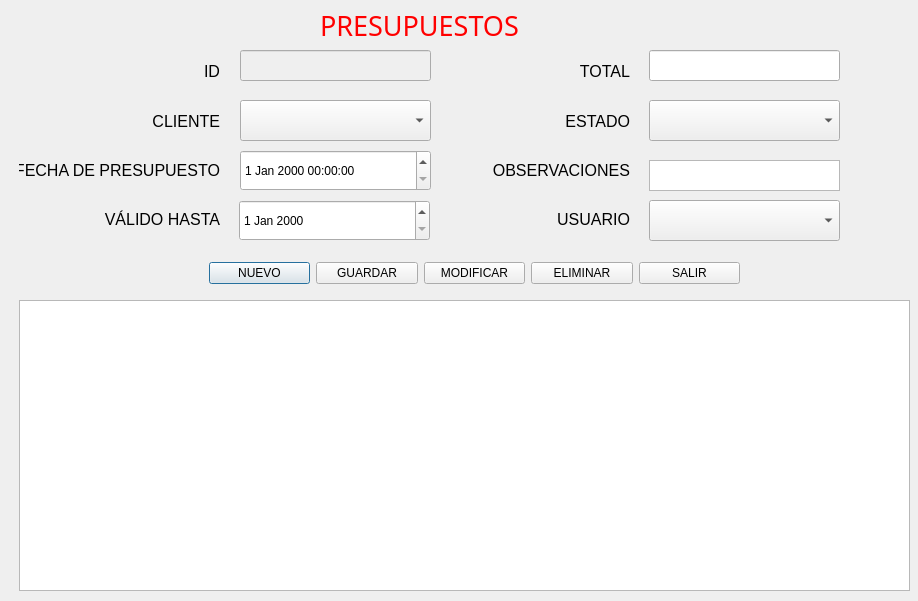
<?xml version="1.0" encoding="UTF-8"?>
<ui version="4.0">
 <class>Presupuestos</class>
 <widget class="QDialog" name="Presupuestos">
  <property name="geometry">
   <rect>
    <x>0</x>
    <y>0</y>
    <width>918</width>
    <height>601</height>
   </rect>
  </property>
  <property name="windowTitle">
   <string>Presupuestos</string>
  </property>
  <widget class="QLabel" name="label">
   <property name="geometry">
    <rect>
     <x>320</x>
     <y>10</y>
     <width>221</width>
     <height>31</height>
    </rect>
   </property>
   <property name="font">
    <font>
     <family>MV Boli</family>
     <pointsize>20</pointsize>
     <underline>false</underline>
    </font>
   </property>
   <property name="styleSheet">
    <string notr="true">color: rgb(255, 0, 0);</string>
   </property>
   <property name="text">
    <string>PRESUPUESTOS</string>
   </property>
   <property name="textFormat">
    <enum>Qt::TextFormat::AutoText</enum>
   </property>
  </widget>
  <widget class="QComboBox" name="cbEstado">
   <property name="geometry">
    <rect>
     <x>649</x>
     <y>100</y>
     <width>191</width>
     <height>41</height>
    </rect>
   </property>
  </widget>
  <widget class="QLineEdit" name="txtID">
   <property name="enabled">
    <bool>false</bool>
   </property>
   <property name="geometry">
    <rect>
     <x>240</x>
     <y>50</y>
     <width>191</width>
     <height>31</height>
    </rect>
   </property>
  </widget>
  <widget class="QComboBox" name="cbUsuario">
   <property name="geometry">
    <rect>
     <x>649</x>
     <y>200</y>
     <width>191</width>
     <height>41</height>
    </rect>
   </property>
  </widget>
  <widget class="QPlainTextEdit" name="txtObservaciones">
   <property name="geometry">
    <rect>
     <x>649</x>
     <y>160</y>
     <width>191</width>
     <height>31</height>
    </rect>
   </property>
  </widget>
  <widget class="QComboBox" name="cbCliente">
   <property name="geometry">
    <rect>
     <x>240</x>
     <y>100</y>
     <width>191</width>
     <height>41</height>
    </rect>
   </property>
  </widget>
  <widget class="QDateEdit" name="deValidoHasta">
   <property name="geometry">
    <rect>
     <x>239</x>
     <y>200</y>
     <width>191</width>
     <height>41</height>
    </rect>
   </property>
  </widget>
  <widget class="QWidget" name="layoutWidget_3">
   <property name="geometry">
    <rect>
     <x>449</x>
     <y>50</y>
     <width>181</width>
     <height>191</height>
    </rect>
   </property>
   <layout class="QVBoxLayout" name="_3">
    <item>
     <widget class="QLabel" name="labelTotal">
      <property name="font">
       <font>
        <pointsize>12</pointsize>
       </font>
      </property>
      <property name="text">
       <string>TOTAL</string>
      </property>
      <property name="alignment">
       <set>Qt::AlignmentFlag::AlignRight|Qt::AlignmentFlag::AlignTrailing|Qt::AlignmentFlag::AlignVCenter</set>
      </property>
     </widget>
    </item>
    <item>
     <widget class="QLabel" name="labelEstado">
      <property name="font">
       <font>
        <family>Segoe UI</family>
        <pointsize>12</pointsize>
       </font>
      </property>
      <property name="text">
       <string>ESTADO</string>
      </property>
      <property name="alignment">
       <set>Qt::AlignmentFlag::AlignRight|Qt::AlignmentFlag::AlignTrailing|Qt::AlignmentFlag::AlignVCenter</set>
      </property>
     </widget>
    </item>
    <item>
     <widget class="QLabel" name="labelObservaciones">
      <property name="font">
       <font>
        <family>Segoe UI</family>
        <pointsize>12</pointsize>
       </font>
      </property>
      <property name="text">
       <string>OBSERVACIONES</string>
      </property>
      <property name="alignment">
       <set>Qt::AlignmentFlag::AlignRight|Qt::AlignmentFlag::AlignTrailing|Qt::AlignmentFlag::AlignVCenter</set>
      </property>
     </widget>
    </item>
    <item>
     <widget class="QLabel" name="labelUsuario">
      <property name="font">
       <font>
        <family>Segoe UI</family>
        <pointsize>12</pointsize>
       </font>
      </property>
      <property name="text">
       <string>USUARIO</string>
      </property>
      <property name="alignment">
       <set>Qt::AlignmentFlag::AlignRight|Qt::AlignmentFlag::AlignTrailing|Qt::AlignmentFlag::AlignVCenter</set>
      </property>
     </widget>
    </item>
   </layout>
  </widget>
  <widget class="QWidget" name="layoutWidget_2">
   <property name="geometry">
    <rect>
     <x>209</x>
     <y>260</y>
     <width>531</width>
     <height>26</height>
    </rect>
   </property>
   <layout class="QHBoxLayout" name="horizontalLayout">
    <item>
     <widget class="QPushButton" name="btnNuevo">
      <property name="text">
       <string>NUEVO</string>
      </property>
      <property name="icon">
       <iconset theme="QIcon::ThemeIcon::FolderNew"/>
      </property>
     </widget>
    </item>
    <item>
     <widget class="QPushButton" name="btnGuardar">
      <property name="text">
       <string>GUARDAR</string>
      </property>
      <property name="icon">
       <iconset theme="QIcon::ThemeIcon::DocumentSave"/>
      </property>
     </widget>
    </item>
    <item>
     <widget class="QPushButton" name="btnModificar">
      <property name="text">
       <string>MODIFICAR</string>
      </property>
      <property name="icon">
       <iconset theme="QIcon::ThemeIcon::MailMessageNew"/>
      </property>
     </widget>
    </item>
    <item>
     <widget class="QPushButton" name="btnEliminar">
      <property name="text">
       <string>ELIMINAR</string>
      </property>
      <property name="icon">
       <iconset theme="QIcon::ThemeIcon::ApplicationExit"/>
      </property>
     </widget>
    </item>
    <item>
     <widget class="QPushButton" name="btnSalir">
      <property name="text">
       <string>SALIR</string>
      </property>
      <property name="icon">
       <iconset theme="QIcon::ThemeIcon::SystemLogOut"/>
      </property>
     </widget>
    </item>
   </layout>
  </widget>
  <widget class="QDateTimeEdit" name="dtFechaPresupuesto">
   <property name="geometry">
    <rect>
     <x>240</x>
     <y>150</y>
     <width>191</width>
     <height>41</height>
    </rect>
   </property>
  </widget>
  <widget class="QLineEdit" name="txtTotal">
   <property name="geometry">
    <rect>
     <x>649</x>
     <y>50</y>
     <width>191</width>
     <height>31</height>
    </rect>
   </property>
  </widget>
  <widget class="QTableView" name="tablaPresupuestos">
   <property name="geometry">
    <rect>
     <x>19</x>
     <y>300</y>
     <width>891</width>
     <height>291</height>
    </rect>
   </property>
  </widget>
  <widget class="QWidget" name="layoutWidget">
   <property name="geometry">
    <rect>
     <x>19</x>
     <y>50</y>
     <width>201</width>
     <height>191</height>
    </rect>
   </property>
   <layout class="QVBoxLayout" name="_2">
    <item>
     <widget class="QLabel" name="labelID">
      <property name="font">
       <font>
        <family>Segoe UI</family>
        <pointsize>12</pointsize>
       </font>
      </property>
      <property name="text">
       <string>ID</string>
      </property>
      <property name="alignment">
       <set>Qt::AlignmentFlag::AlignRight|Qt::AlignmentFlag::AlignTrailing|Qt::AlignmentFlag::AlignVCenter</set>
      </property>
     </widget>
    </item>
    <item>
     <widget class="QLabel" name="labelCliente">
      <property name="font">
       <font>
        <family>Segoe UI</family>
        <pointsize>12</pointsize>
       </font>
      </property>
      <property name="text">
       <string>CLIENTE</string>
      </property>
      <property name="alignment">
       <set>Qt::AlignmentFlag::AlignRight|Qt::AlignmentFlag::AlignTrailing|Qt::AlignmentFlag::AlignVCenter</set>
      </property>
     </widget>
    </item>
    <item>
     <widget class="QLabel" name="labelFechaPresupuesto">
      <property name="font">
       <font>
        <pointsize>12</pointsize>
       </font>
      </property>
      <property name="text">
       <string>FECHA DE PRESUPUESTO</string>
      </property>
      <property name="alignment">
       <set>Qt::AlignmentFlag::AlignRight|Qt::AlignmentFlag::AlignTrailing|Qt::AlignmentFlag::AlignVCenter</set>
      </property>
     </widget>
    </item>
    <item>
     <widget class="QLabel" name="labelValidoHasta">
      <property name="font">
       <font>
        <pointsize>12</pointsize>
       </font>
      </property>
      <property name="text">
       <string>VÁLIDO HASTA</string>
      </property>
      <property name="alignment">
       <set>Qt::AlignmentFlag::AlignRight|Qt::AlignmentFlag::AlignTrailing|Qt::AlignmentFlag::AlignVCenter</set>
      </property>
     </widget>
    </item>
   </layout>
  </widget>
 </widget>
 <resources/>
 <connections/>
</ui>
